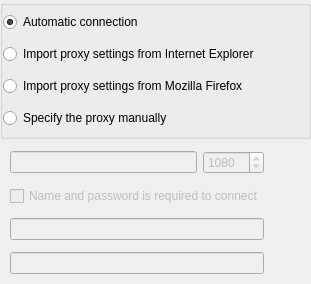
<?xml version="1.0" encoding="UTF-8"?>
<ui version="4.0">
 <class>ProxyOptionsWidget</class>
 <widget class="QWidget" name="ProxyOptionsWidget">
  <property name="geometry">
   <rect>
    <x>0</x>
    <y>0</y>
    <width>311</width>
    <height>284</height>
   </rect>
  </property>
  <layout class="QVBoxLayout" name="verticalLayout_2">
   <property name="margin">
    <number>0</number>
   </property>
   <item>
    <widget class="QGroupBox" name="groupBox">
     <property name="title">
      <string/>
     </property>
     <layout class="QVBoxLayout" name="verticalLayout_3">
      <property name="margin">
       <number>0</number>
      </property>
      <item>
       <widget class="QRadioButton" name="rdbAutoProxy">
        <property name="text">
         <string>Automatic connection</string>
        </property>
        <property name="checked">
         <bool>true</bool>
        </property>
       </widget>
      </item>
      <item>
       <widget class="QRadioButton" name="rdbExplorerProxy">
        <property name="text">
         <string>Import proxy settings from Internet Explorer</string>
        </property>
       </widget>
      </item>
      <item>
       <widget class="QRadioButton" name="rdbFireFoxProxy">
        <property name="text">
         <string>Import proxy settings from Mozilla Firefox</string>
        </property>
       </widget>
      </item>
      <item>
       <widget class="QRadioButton" name="rdbManualProxy">
        <property name="text">
         <string>Specify the proxy manually</string>
        </property>
       </widget>
      </item>
     </layout>
    </widget>
   </item>
   <item>
    <widget class="QWidget" name="wdtManualProxy" native="true">
     <property name="enabled">
      <bool>false</bool>
     </property>
     <layout class="QHBoxLayout" name="horizontalLayout_2">
      <property name="margin">
       <number>0</number>
      </property>
      <item>
       <spacer name="horizontalSpacer_2">
        <property name="orientation">
         <enum>Qt::Horizontal</enum>
        </property>
        <property name="sizeType">
         <enum>QSizePolicy::Fixed</enum>
        </property>
        <property name="sizeHint" stdset="0">
         <size>
          <width>10</width>
          <height>20</height>
         </size>
        </property>
       </spacer>
      </item>
      <item>
       <layout class="QVBoxLayout" name="verticalLayout">
        <item>
         <layout class="QHBoxLayout" name="horizontalLayout">
          <item>
           <widget class="QLineEdit" name="lneProxyHost"/>
          </item>
          <item>
           <widget class="QSpinBox" name="spbProxyPort">
            <property name="maximum">
             <number>65535</number>
            </property>
            <property name="value">
             <number>1080</number>
            </property>
           </widget>
          </item>
         </layout>
        </item>
        <item>
         <widget class="QCheckBox" name="chbProxyUserPassword">
          <property name="text">
           <string>Name and password is required to connect</string>
          </property>
         </widget>
        </item>
        <item>
         <widget class="QLineEdit" name="lneProxyUser">
          <property name="enabled">
           <bool>false</bool>
          </property>
         </widget>
        </item>
        <item>
         <widget class="QLineEdit" name="lneProxyPassword">
          <property name="enabled">
           <bool>false</bool>
          </property>
          <property name="echoMode">
           <enum>QLineEdit::Password</enum>
          </property>
         </widget>
        </item>
       </layout>
      </item>
      <item>
       <spacer name="horizontalSpacer">
        <property name="orientation">
         <enum>Qt::Horizontal</enum>
        </property>
        <property name="sizeHint" stdset="0">
         <size>
          <width>0</width>
          <height>20</height>
         </size>
        </property>
       </spacer>
      </item>
     </layout>
    </widget>
   </item>
  </layout>
 </widget>
 <tabstops>
  <tabstop>lneProxyHost</tabstop>
  <tabstop>spbProxyPort</tabstop>
  <tabstop>chbProxyUserPassword</tabstop>
  <tabstop>lneProxyUser</tabstop>
  <tabstop>lneProxyPassword</tabstop>
 </tabstops>
 <resources/>
 <connections>
  <connection>
   <sender>rdbManualProxy</sender>
   <signal>toggled(bool)</signal>
   <receiver>wdtManualProxy</receiver>
   <slot>setEnabled(bool)</slot>
   <hints>
    <hint type="sourcelabel">
     <x>282</x>
     <y>41</y>
    </hint>
    <hint type="destinationlabel">
     <x>287</x>
     <y>70</y>
    </hint>
   </hints>
  </connection>
  <connection>
   <sender>chbProxyUserPassword</sender>
   <signal>toggled(bool)</signal>
   <receiver>lneProxyUser</receiver>
   <slot>setEnabled(bool)</slot>
   <hints>
    <hint type="sourcelabel">
     <x>184</x>
     <y>106</y>
    </hint>
    <hint type="destinationlabel">
     <x>185</x>
     <y>130</y>
    </hint>
   </hints>
  </connection>
  <connection>
   <sender>chbProxyUserPassword</sender>
   <signal>toggled(bool)</signal>
   <receiver>lneProxyPassword</receiver>
   <slot>setEnabled(bool)</slot>
   <hints>
    <hint type="sourcelabel">
     <x>231</x>
     <y>105</y>
    </hint>
    <hint type="destinationlabel">
     <x>229</x>
     <y>156</y>
    </hint>
   </hints>
  </connection>
 </connections>
</ui>
